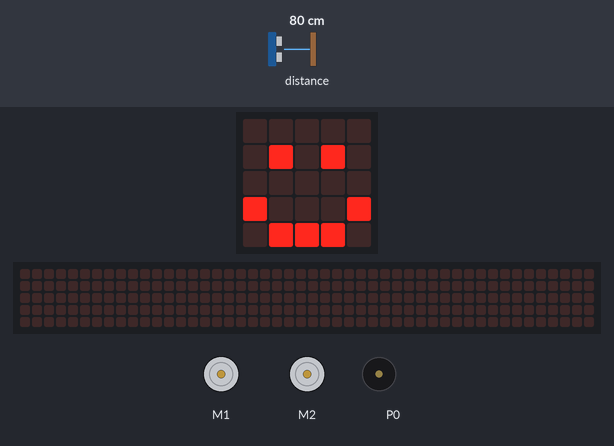
Recording of a program running on a simulated BBC micro:bit (MakeCode). Shown: the board's 5×5 LED display, a strip that is not on the board, showing the scrolling text unrolled, 2 × DC motor (green arrow = forward, orange = backward, longer = faster), buzzer (waves = sounding). The test bench sets the inputs (shaded band); at power-on: distance to the obstacle 80 cm. The 48×5 strip is a reading aid, not a part: it shows the text the display is scrolling, unrolled, one strip-width of it at a time.

Above: at 0.1 s.
At 0.7 s:
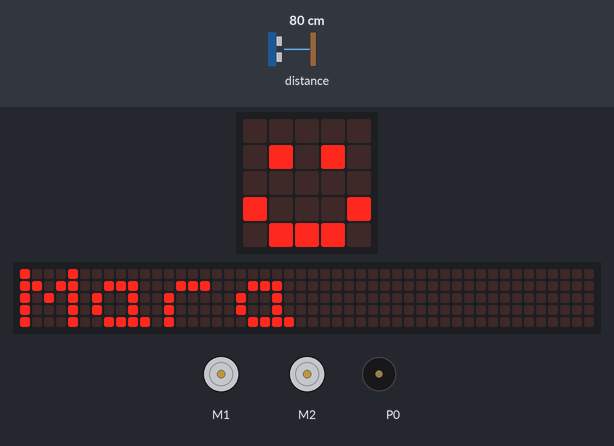
At 4.9 s:
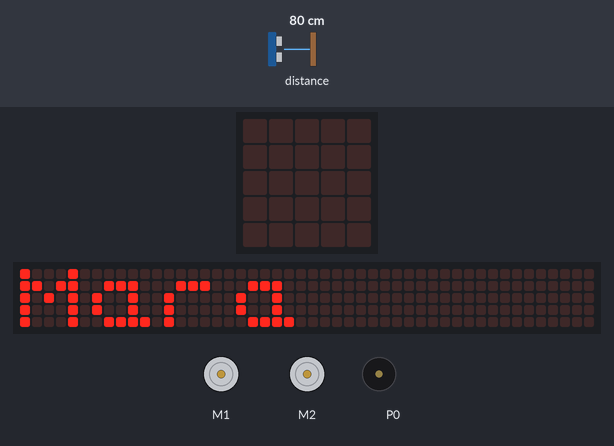
6.4 s: distance to the obstacle set to 18 cm
7.9 s: distance to the obstacle set to 14 cm
10.1 s: distance to the obstacle set to 35 cm
13.1 s: distance to the obstacle set to 2 cm
15.7 s: distance to the obstacle set to 60 cm
Timing chart, 0 to 18.2 s (numbered marks = the images above; inputs shaded):
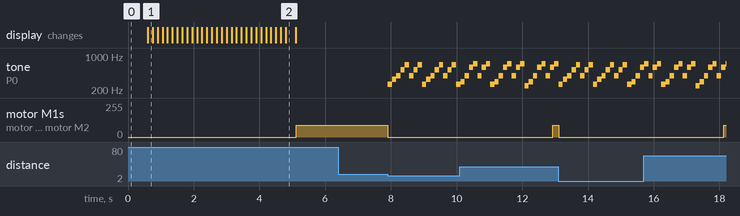

Measured:
- after the input at 6.4 s, every drawn part: stays the same
- after the input at 7.9 s, tone on P0: plays 262 Hz for 0.13 s, 330 Hz for 0.13 s, 392 Hz for 0.13 s, 523 Hz for 0.13 s, 659 Hz for 0.13 s, 392 Hz for 0.13 s … (17 notes in this stretch), starting at once; motor M1, motor M2: forward 90/255 → stopped at once
- after the input at 10.1 s, motor M1, motor M2: stopped → forward 90/255 after 2.8 s
- after the input at 13.1 s, motor M1, motor M2: forward 90/255 → stopped at once
- after the input at 15.7 s, motor M1, motor M2: stopped → forward 90/255 after 2.4 s

The program:

main.ts
```typescript
basic.showIcon(IconNames.Happy)
basic.showString("Mara")
basic.forever(function () {
    if (maqueen.Ultrasonic(PingUnit.Centimeters) <= 15) {
        maqueen.motorStop(maqueen.Motors.All)
        music.startMelody(music.builtInMelody(Melodies.Prelude), MelodyOptions.Once)
        basic.pause(5000)
    } else {
        maqueen.motorRun(maqueen.Motors.All, maqueen.Dir.CW, 90)
    }
})
```

test.ts
```typescript
// aquí va el archivo "tests"; esto no se compilará cuando este paquete se utilice como una extensión.
```
